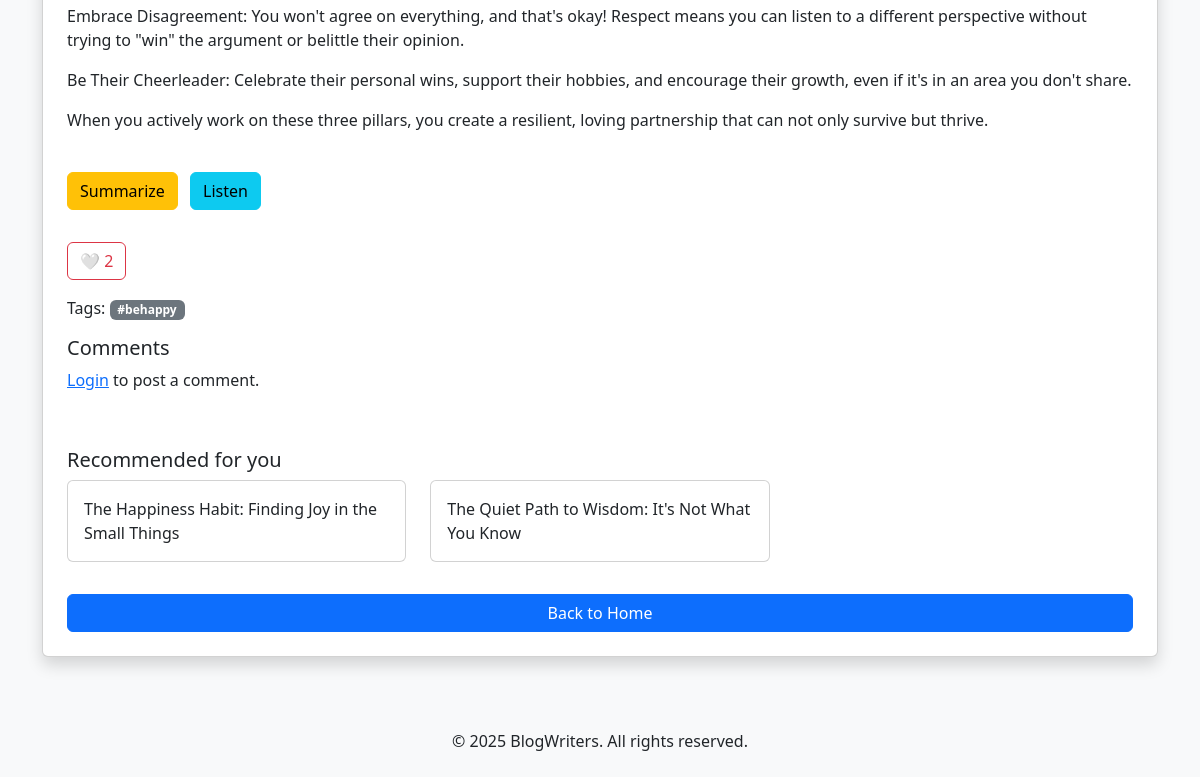
Before: /blog/17/ (lower part) with the older database file.
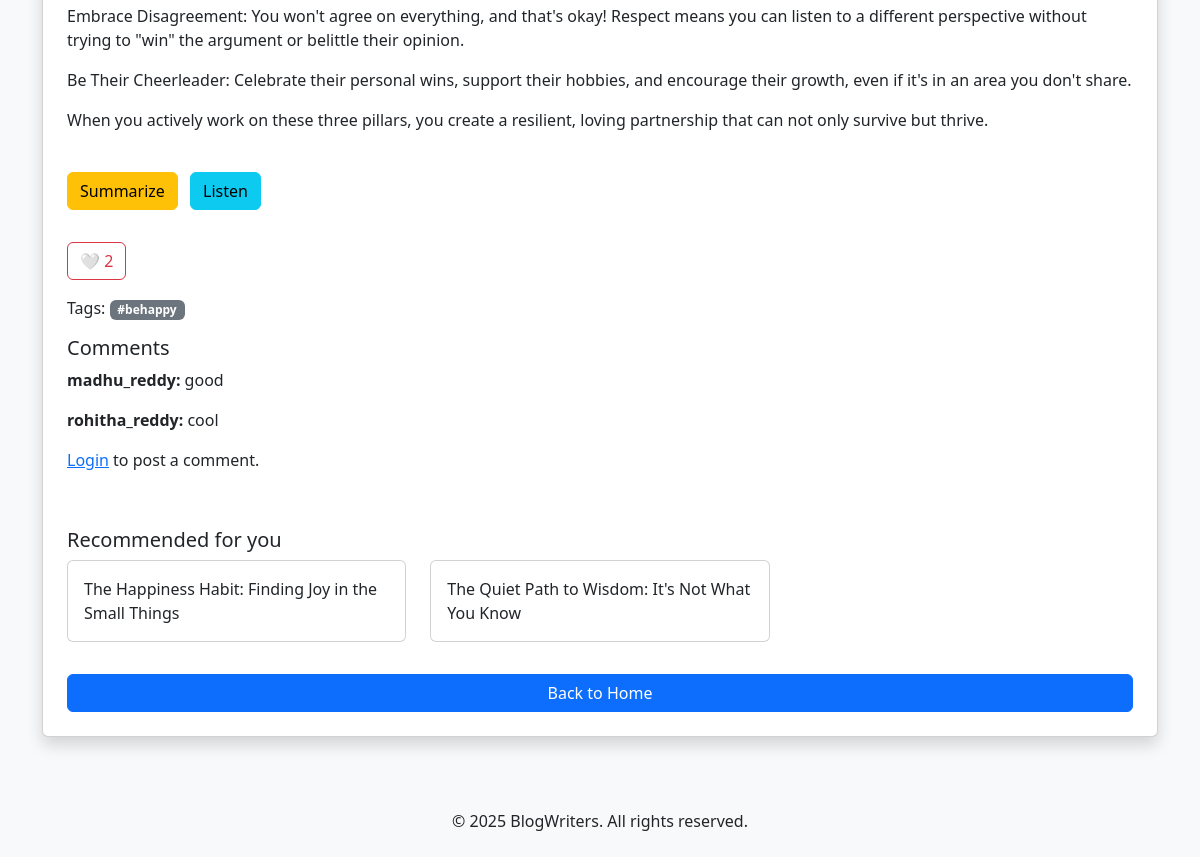
After: the same page with the newer database file.
### BlogWriter/models.py (models this page shows, shortened)
class Tag(models.Model):
    name = models.CharField(max_length=50, unique=True)

class BlogPost(models.Model):
    title = models.CharField(max_length=200)
    content = models.TextField()
    summary = models.TextField(blank=True, null=True)
    tags = models.ManyToManyField('Tag', related_name="posts")
    author = models.ForeignKey(User, on_delete=models.CASCADE)
    created_at = models.DateTimeField(auto_now_add=True)
    updated_at = models.DateTimeField(auto_now=True)
    def word_count(self):
        return len(self.content.split())
    def reading_time(self):
        return max(1, round(self.word_count() / 200))

class Comment(models.Model):
    post = models.ForeignKey(BlogPost, on_delete=models.CASCADE, related_name='comments')
    author = models.ForeignKey(User, on_delete=models.CASCADE)
    content = models.TextField()
    created_at = models.DateTimeField(auto_now_add=True)

### BlogWriter/views.py (the view)
# urls.py: path("blog/<int:blog_id>/", BlogDetail, name="BlogDetail"),
def BlogDetail(request, blog_id):
    blog = get_object_or_404(BlogPost, id=blog_id)
    related_blogs = []
    first_tag = blog.tags.first()
    if first_tag:
        related_blogs = first_tag.posts.exclude(id=blog.id)[:3]
    comments = Comment.objects.filter(post=blog).order_by('-created_at')
    user_liked = False
    if request.user.is_authenticated:
        user_liked = Like.objects.filter(post=blog, user=request.user).exists()
    return render(request, "BlogDetail.html", {
        "blog": blog,
        "related_blogs": related_blogs,
        "comments": comments,
        "user_liked": user_liked
    })

### templates/BlogDetail.html (shortened to what this page needs)
{% extends "base.html" %}
{% block content %}
<div class="card shadow p-4">
    <div class="card-text mb-4">{{ blog.content|linebreaks }}</div>
    <div class="mb-4">
        <button id="tldr-btn" class="btn btn-warning me-2">Summarize</button>
        <button id="tts-btn" class="btn btn-info">Listen</button>
    </div>
    <div class="mb-3">
        <button id="like-btn" class="btn btn-outline-danger">
            <span id="like-icon">{% if user_liked %}❤️{% else %}🤍{% endif %}</span>
            <span id="like-count">{{ blog.likes.count }}</span>
        </button>
    </div>
    {% if blog.tags.all %}
    <p>
        Tags:
        {% for tag in blog.tags.all %}
            <span class="badge bg-secondary">{{ tag.name }}</span>
        {% endfor %}
    </p>
    {% endif %}
    <div class="mb-3">
        <h5>Comments</h5>
        <div id="comments-list">
            {% for comment in comments %}
                <p><strong>{{ comment.author.username }}:</strong> {{ comment.content }}</p>
            {% endfor %}
        </div>
        {% if user.is_authenticated %}
            <textarea id="comment-input" class="form-control mb-2" placeholder="Write a comment..."></textarea>
            <button id="comment-btn" class="btn btn-primary">Post Comment</button>
        {% else %}
            <p><a href="{% url 'login' %}">Login</a> to post a comment.</p>
        {% endif %}
    </div>
    <h5 class="mt-4">Recommended for you</h5>
    <div class="row">
        {% for related in related_blogs %}
        <div class="col-md-4 mb-3">
            <div class="card">
                <div class="card-body">
                    <a href="{% url 'BlogDetail' related.id %}" class="text-dark text-decoration-none">{{ related.title }}</a>
                </div>
            </div>
        </div>
        {% empty %}
            <p>No recommendations available.</p>
        {% endfor %}
    </div>
    <a href="{% url 'HomePage' %}" class="btn btn-primary mt-3">Back to Home</a>
</div>
{% endblock %}

Changed rows visible on the page:
added Comment: author.username "madhu_reddy", content "good"
added Comment: author.username "rohitha_reddy", content "cool"
